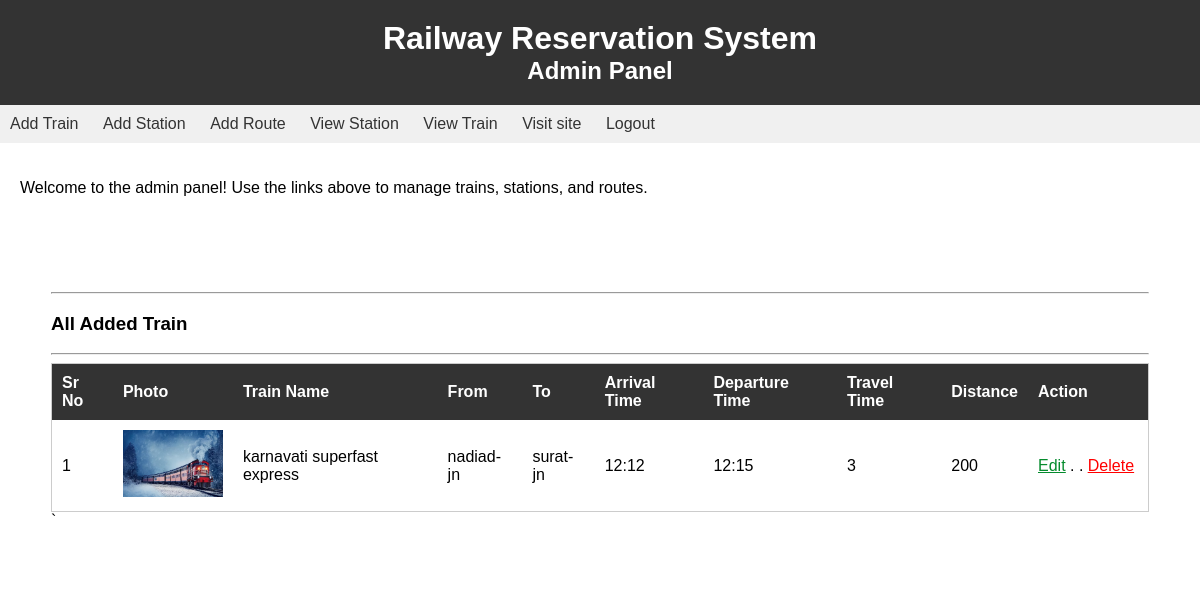
/view_train (signed in), run on the app's committed database.
### railway/models.py (models this page shows)
class Train(models.Model):
    trainname = models.CharField(max_length=30,null=True)
    from_station = models.ForeignKey(Station, on_delete=models.SET_NULL, related_name='from_city', null=True)
    to_station = models.ForeignKey(Station, on_delete=models.SET_NULL, related_name='to_city', null=True)
    departuretime=models.CharField(max_length=30,null=True)
    arrivaltime=models.CharField(max_length=30,null=True)
    traveltime=models.CharField(max_length=100,null=True)
    distance=models.IntegerField(null=True)
    stations = models.ManyToManyField(Station,through='Route')
    fare = models.DecimalField(max_digits=10, decimal_places = 2)
    train_image = models.ImageField(upload_to='train_images/', null=True, blank=True)

class Station(models.Model):
    station_name = models.CharField(max_length=100,null = True)
    station_city = models.CharField(max_length = 100,null = True)

### railway/views.py (the view)
# urls.py: path('view_train',views.view_train,name="view_train"),
def view_train(request):
    if not request.user.is_authenticated:
        return render(request,"login-register.html")
    data=Train.objects.all()
    d={"data":data}
    return render(request,"view_train.html",d)

### templates/view_train.html (shortened to what this page needs)
{% extends 'admin_nav.html' %}
{% load static %}
{% block design %}
<link rel="stylesheet" href="{% static 'css/view_station.css' %}">
{% endblock %}
{% block content %}
<div style="color:Black;border:1px solid white;border-radius:8px;background-color:white;padding:50px">
    <hr>
    <h3><strong>All Added Train</strong></h3>
    <hr>
    <div class="container">
        <table class="noteCard table table-bordered" id="myTable">
            <thead style="color:white;background-color:#333">
                <tr>
                    <th>Sr No</th>
                    <th>Photo</th>
                    <th>Train Name</th>
                    <th>From</th>
                    <th>To</th>
                    <th>Arrival Time</th>
                    <th>Departure Time</th>
                    <th>Travel Time</th>
                    <th>Distance</th>
                    <th>Action</th>
                </tr>
            </thead>
            <tbody>
                {% for i in data %}
                <tr>
                    <td>{{forloop.counter}}</td>
                    <td>
                        <img style="width:100px;" src="/media/{{i.train_image}}" alt="train {{i.train_image}}">
                    </td>
                    <td>{{i.trainname}}</td>
                    <td>{{i.from_station.station_name}}</td>
                    <td>{{i.to_station.station_name}}</td>
                    <td>{{i.arrivaltime}}</td>
                    <td>{{i.departuretime}}</td>
                    <td>{{i.traveltime}}</td>
                    <td>{{i.distance}}</td>
                    <td style="width:100px"><a id="update" href="{% url 'update_train' i.trainname %}"
                            style="color:rgb(5, 139, 45)"><u>Edit</u></a> . .
                        <a id="remove" href="{% url 'remove_train' i.trainname %}" style="color:red"><u>Delete</u></a>
                    </td>
                </tr>
                {% endfor %}
            </tbody>
        </table>`
    </div>
</div>
{% endblock %}

### templates/admin_nav.html (shortened to what this page needs)
<!DOCTYPE html>
<html lang="en">
<head>
    {% load static %}
    <link rel="stylesheet" href="{% static 'css/admin_nav.css' %}">
    {% block design %}
    {% endblock %}
</head>
<body>
    <header>
        <h1>Railway Reservation System</h1>
        <h2>Admin Panel</h2>
    </header>
    <nav>
        <ul>
            <li><a href="{% url 'add_train' %}">Add Train</a></li>
            <li><a href="{% url 'add_station' %}">Add Station</a></li>
            <li><a href="{% url 'add_route' %}">Add Route</a></li>
            <li><a href="{% url 'view_station' %}">View Station</a></li>
            <li><a href="{% url 'view_train' %}">View Train</a></li>
            <li><a href="{% url 'user_home' %}">Visit site</a></li>
            <li><a href="{% url 'logout_user' %}">Logout</a></li>
        </ul>
    </nav>
    <main>
        <p>Welcome to the admin panel! Use the links above to manage trains, stations, and routes.</p>
    </main>
    {% block content %}
    {% endblock %}
</body>
</html>

### static/css/admin_nav.css (style rules this page uses)
body { font-family: sans-serif; margin: 0; padding: 0; }
header { background-color: #333; color: #fff; padding: 20px; text-align: center; }
h1, h2 { margin: 0; }
nav { background-color: #f0f0f0; padding: 10px; }
nav ul { list-style: none; padding: 0; margin: 0; }
nav li { display: inline-block; margin-right: 20px; }
nav a { text-decoration: none; color: #333; }
main { padding: 20px; }

### static/css/view_station.css (style rules this page uses)
table { width: 100%; border-collapse: collapse; }
thead th { background-color: #333; color: white; padding: 10px; text-align: left; }
tbody td { padding: 10px; }
.noteCard { background-color: white; border: 1px solid #ccc; border-radius: 8px; padding: 20px; }

### data on the page
Train: train_image (picture), trainname "karnavati superfast express", from_station.station_name "nadiad-jn", to_station.station_name "surat-jn", arrivaltime "12:12", departuretime "12:15", traveltime "3", distance "200"
